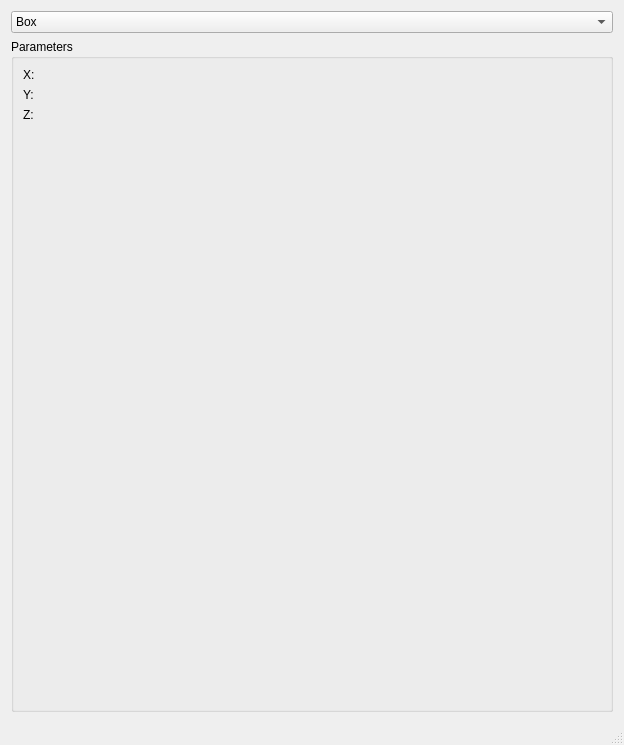
<?xml version='1.0' encoding='UTF-8'?>
<ui version="4.0">
 <class>MainWindow</class>
 <widget class="QMainWindow" name="MainWindow">
  <property name="geometry">
   <rect>
    <x>0</x>
    <y>0</y>
    <width>624</width>
    <height>489</height>
   </rect>
  </property>
  <property name="sizePolicy">
   <sizepolicy hsizetype="Expanding" vsizetype="Preferred">
    <horstretch>0</horstretch>
    <verstretch>0</verstretch>
   </sizepolicy>
  </property>
  <property name="windowIcon">
   <iconset>
    <normaloff>:/icons/PartDesignWorkbench.svg</normaloff>:/icons/PartDesignWorkbench.svg</iconset>
  </property>
  <property name="windowTitle">
   <string>MainWindow</string>
  </property>
  <property name="sizeGripEnabled" stdset="0">
   <bool>true</bool>
  </property>
  <widget class="QWidget" name="centralwidget">
   <property name="sizePolicy">
    <sizepolicy hsizetype="Expanding" vsizetype="Expanding">
     <horstretch>0</horstretch>
     <verstretch>0</verstretch>
    </sizepolicy>
   </property>
   <layout class="QGridLayout" name="gridLayout">
   <item row="1" column="0">
    <widget class="QGroupBox" name="groupBox_2">
     <property name="styleSheet">
      <string notr="true">border-color: rgb(182, 182, 182);</string>
     </property>
     <property name="title">
      <string>Parameters</string>
     </property>
     <layout class="QGridLayout">
      <property name="leftMargin">
       <number>0</number>
      </property>
      <property name="topMargin">
       <number>0</number>
      </property>
      <property name="rightMargin">
       <number>0</number>
      </property>
      <property name="bottomMargin">
       <number>0</number>
      </property>
      <property name="spacing">
       <number>0</number>
      </property>
      <item row="1" column="0">
       <widget class="QStackedWidget" name="widgetStack2">
        <property name="styleSheet">
         <string notr="true">border-color: rgb(182, 182, 182);</string>
        </property>
        <property name="currentIndex">
         <number>0</number>
        </property>
        <widget class="QWidget" name="Page1_box">
         <layout class="QGridLayout">
          <property name="leftMargin">
           <number>9</number>
          </property>
          <property name="topMargin">
           <number>9</number>
          </property>
          <property name="rightMargin">
           <number>9</number>
          </property>
          <property name="bottomMargin">
           <number>9</number>
          </property>
          <property name="spacing">
           <number>6</number>
          </property>
          <item row="0" column="0">
           <layout class="QGridLayout">
            <property name="leftMargin">
             <number>0</number>
            </property>
            <property name="topMargin">
             <number>0</number>
            </property>
            <property name="rightMargin">
             <number>0</number>
            </property>
            <property name="bottomMargin">
             <number>0</number>
            </property>
            <property name="spacing">
             <number>6</number>
            </property>
            <item row="0" column="0">
             <widget class="QLabel" name="textLabel4">
              <property name="text">
               <string>X:</string>
              </property>
             </widget>
            </item>
            <item row="0" column="2">
             <widget class="Gui::QuantitySpinBox" name="boxHeight" native="true">
              <property name="keyboardTracking" stdset="0">
               <bool>false</bool>
              </property>
              <property name="unit" stdset="0">
               <string notr="true">mm</string>
              </property>
              <property name="value" stdset="0">
               <double>10.000000000000000</double>
              </property>
             </widget>
            </item>
            <item row="1" column="0">
             <widget class="QLabel" name="textLabel3">
              <property name="text">
               <string>Y:</string>
              </property>
             </widget>
            </item>
            <item row="1" column="2">
             <widget class="Gui::QuantitySpinBox" name="boxWidth" native="true">
              <property name="keyboardTracking" stdset="0">
               <bool>false</bool>
              </property>
              <property name="unit" stdset="0">
               <string notr="true">mm</string>
              </property>
              <property name="value" stdset="0">
               <double>10.000000000000000</double>
              </property>
             </widget>
            </item>
            <item row="2" column="0">
             <widget class="QLabel" name="textLabel2">
              <property name="text">
               <string>Z:</string>
              </property>
             </widget>
            </item>
            <item row="2" column="2">
             <widget class="Gui::QuantitySpinBox" name="boxLength" native="true">
              <property name="keyboardTracking" stdset="0">
               <bool>false</bool>
              </property>
              <property name="unit" stdset="0">
               <string notr="true">mm</string>
              </property>
              <property name="value" stdset="0">
               <double>10.000000000000000</double>
              </property>
             </widget>
            </item>
           </layout>
          </item>
          <item row="1" column="0">
           <spacer>
            <property name="orientation">
             <enum>Qt::Vertical</enum>
            </property>
            <property name="sizeType">
             <enum>QSizePolicy::Expanding</enum>
            </property>
            <property name="sizeHint" stdset="0">
             <size>
              <width>20</width>
              <height>51</height>
             </size>
            </property>
           </spacer>
          </item>
         </layout>
        </widget>
        <widget class="QWidget" name="Page2_cylinder">
         <layout class="QGridLayout">
          <property name="leftMargin">
           <number>9</number>
          </property>
          <property name="topMargin">
           <number>9</number>
          </property>
          <property name="rightMargin">
           <number>9</number>
          </property>
          <property name="bottomMargin">
           <number>9</number>
          </property>
          <property name="spacing">
           <number>6</number>
          </property>
          <item row="0" column="0">
           <layout class="QGridLayout">
            <property name="leftMargin">
             <number>0</number>
            </property>
            <property name="topMargin">
             <number>0</number>
            </property>
            <property name="rightMargin">
             <number>0</number>
            </property>
            <property name="bottomMargin">
             <number>0</number>
            </property>
            <property name="spacing">
             <number>6</number>
            </property>
            <item row="1" column="0">
             <widget class="QLabel" name="textLabel6">
              <property name="text">
               <string>Height (along Z-axis):</string>
              </property>
             </widget>
            </item>
            <item row="0" column="0">
             <widget class="QLabel" name="textLabel5">
              <property name="text">
               <string>Radius (along XY-Plane):</string>
              </property>
             </widget>
            </item>
            <item row="1" column="1">
             <widget class="Gui::QuantitySpinBox" name="cylinderHeight" native="true">
              <property name="keyboardTracking" stdset="0">
               <bool>false</bool>
              </property>
              <property name="unit" stdset="0">
               <string notr="true">mm</string>
              </property>
              <property name="value" stdset="0">
               <double>10.000000000000000</double>
              </property>
             </widget>
            </item>
            <item row="0" column="1">
             <widget class="Gui::QuantitySpinBox" name="cylinderRadius" native="true">
              <property name="keyboardTracking" stdset="0">
               <bool>false</bool>
              </property>
              <property name="unit" stdset="0">
               <string notr="true">mm</string>
              </property>
              <property name="value" stdset="0">
               <double>2.000000000000000</double>
              </property>
             </widget>
            </item>
           </layout>
          </item>
          <item row="1" column="0">
           <spacer>
            <property name="orientation">
             <enum>Qt::Vertical</enum>
            </property>
            <property name="sizeType">
             <enum>QSizePolicy::Expanding</enum>
            </property>
            <property name="sizeHint" stdset="0">
             <size>
              <width>31</width>
              <height>81</height>
             </size>
            </property>
           </spacer>
          </item>
         </layout>
        </widget>
        <widget class="QWidget" name="page">
         <layout class="QGridLayout" name="gridLayout_2">
          <item row="0" column="0">
           <layout class="QHBoxLayout" name="horizontalLayout">
            <item>
             <widget class="QPushButton" name="selectObjectButton">
              <property name="enabled">
               <bool>true</bool>
              </property>
              <property name="text">
               <string>Select Object</string>
              </property>
             </widget>
            </item>
            <item>
             <widget class="QPushButton" name="deselectObjectButton">
              <property name="enabled">
               <bool>true</bool>
              </property>
              <property name="text">
               <string>Deselect Object</string>
              </property>
             </widget>
            </item>
           </layout>
          </item>
          <item row="1" column="0">
           <widget class="QTextEdit" name="selectedObject">
            <property name="enabled">
             <bool>true</bool>
            </property>
            <property name="readOnly">
             <bool>true</bool>
            </property>
           </widget>
          </item>
         </layout>
        </widget>
        <widget class="QWidget" name="page_2">
         <layout class="QGridLayout" name="gridLayout_3">
          <item row="0" column="0">
           <layout class="QHBoxLayout" name="horizontalLayout_2">
            <item>
             <widget class="QLineEdit" name="cadName">
              <property name="enabled">
               <bool>true</bool>
              </property>
              <property name="readOnly">
               <bool>true</bool>
              </property>
             </widget>
            </item>
            <item>
             <widget class="QToolButton" name="readFileButton">
              <property name="enabled">
               <bool>true</bool>
              </property>
              <property name="text">
               <string notr="true">...</string>
              </property>
             </widget>
            </item>
           </layout>
          </item>
          <item row="1" column="0">
           <widget class="QTextEdit" name="cadFile">
            <property name="enabled">
             <bool>true</bool>
            </property>
           </widget>
          </item>
         </layout>
        </widget>
        <widget class="QWidget" name="page_sweep3dp">
         <layout class="QVBoxLayout" name="verticalLayout_sweep3dp">
          <item>
           <widget class="QGroupBox" name="groupBox_profile">
            <property name="title">
             <string>Profile Sketch (XZ or YZ plane)</string>
            </property>
            <layout class="QVBoxLayout" name="verticalLayout_profile">
             <item>
              <widget class="QComboBox" name="sweep3dpProfileType">
<item>
                <property name="text">
                 <string>Rectangular Profile (Layer Width/Height)</string>
                </property>
               </item>
               <item>
                <property name="text">
                 <string>Upload CAD File (Closed Loop)</string>
                </property>
               </item>
              </widget>
             </item>
             <item>
              <widget class="QStackedWidget" name="profileStack">
               <property name="currentIndex">
                <number>0</number>
               </property>
               <widget class="QWidget" name="page_rect_profile">
                <layout class="QGridLayout" name="gridLayout_rect_profile">
                 <item row="0" column="0">
                  <widget class="QLabel" name="label_layerWidth">
                   <property name="text">
                    <string>Layer Width:</string>
                   </property>
                  </widget>
                 </item>
                 <item row="0" column="1">
                  <widget class="Gui::QuantitySpinBox" name="sweep3dpLayerWidth" native="true">
<property name="keyboardTracking" stdset="0">
                    <bool>false</bool>
                   </property>
                   <property name="unit" stdset="0">
                    <string notr="true">mm</string>
                   </property>
                   <property name="value" stdset="0">
                    <double>0.400000000000000</double>
                   </property>
                  </widget>
                 </item>
                 <item row="1" column="0">
                  <widget class="QLabel" name="label_layerHeight">
                   <property name="text">
                    <string>Layer Height:</string>
                   </property>
                  </widget>
                 </item>
                 <item row="1" column="1">
                  <widget class="Gui::QuantitySpinBox" name="sweep3dpLayerHeight" native="true">
<property name="keyboardTracking" stdset="0">
                    <bool>false</bool>
                   </property>
                   <property name="unit" stdset="0">
                    <string notr="true">mm</string>
                   </property>
                   <property name="value" stdset="0">
                    <double>0.200000000000000</double>
                   </property>
                  </widget>
                 </item>
                </layout>
               </widget>
               <widget class="QWidget" name="page_cad_profile">
                <layout class="QVBoxLayout" name="verticalLayout_cad_profile">
                 <item>
                  <layout class="QHBoxLayout" name="horizontalLayout_profile">
                   <item>
                    <widget class="QLineEdit" name="sweep3dpProfileFileName">
<property name="enabled">
                      <bool>true</bool>
                     </property>
                     <property name="readOnly">
                      <bool>true</bool>
                     </property>
                    </widget>
                   </item>
                   <item>
                    <widget class="QToolButton" name="readProfileFileButton">
                     <property name="enabled">
                      <bool>true</bool>
                     </property>
                     <property name="text">
                      <string notr="true">...</string>
                     </property>
                    </widget>
                   </item>
                  </layout>
                 </item>
                 <item>
                  <widget class="QTextEdit" name="sweep3dpProfileFile">
<property name="enabled">
                    <bool>true</bool>
                   </property>
                  </widget>
                 </item>
                </layout>
               </widget>
              </widget>
             </item>
            </layout>
           </widget>
          </item>
          <item>
           <widget class="QGroupBox" name="groupBox_path">
            <property name="title">
             <string>Path Sketch (XY plane)</string>
            </property>
            <layout class="QVBoxLayout" name="verticalLayout_path">
             <item>
              <widget class="QComboBox" name="sweep3dpPathType">
<item>
                <property name="text">
                 <string>Straight Line Path</string>
                </property>
               </item>
              <item>
               <property name="text">
                <string>Square Path</string>
               </property>
              </item>
              <item>
               <property name="text">
                <string>FreeCAD Sketch</string>
               </property>
              </item>
              <item>
               <property name="text">
                <string>Raster Slabs</string>
               </property>
              </item>
             </widget>
             </item>
             <item>
              <widget class="QStackedWidget" name="pathStack">
               <property name="currentIndex">
                <number>0</number>
               </property>
               <widget class="QWidget" name="page_line_path">
                <layout class="QGridLayout" name="gridLayout_line_path">
                 <item row="0" column="0">
                  <widget class="QLabel" name="label_pathDistance">
                   <property name="text">
                    <string>Path Distance:</string>
                   </property>
                  </widget>
                 </item>
                 <item row="0" column="1">
                  <widget class="Gui::QuantitySpinBox" name="sweep3dpPathDistance" native="true">
<property name="keyboardTracking" stdset="0">
                    <bool>false</bool>
                   </property>
                   <property name="unit" stdset="0">
                    <string notr="true">mm</string>
                   </property>
                   <property name="value" stdset="0">
                    <double>100.000000000000000</double>
                   </property>
                  </widget>
                 </item>
                <item row="1" column="0">
                 <widget class="QLabel" name="label_numLayersLine">
                  <property name="text">
                   <string>Number of Layers:</string>
                  </property>
                 </widget>
                </item>
                <item row="1" column="1">
                 <widget class="QSpinBox" name="sweep3dpNumLayers">
<property name="minimum">
                   <number>1</number>
                  </property>
                  <property name="value">
                   <number>1</number>
                  </property>
                 </widget>
                </item>
               </layout>
              </widget>
              <widget class="QWidget" name="page_square_path">
               <layout class="QGridLayout" name="gridLayout_square_path">
                <item row="0" column="0">
                 <widget class="QLabel" name="label_pathSide">
                  <property name="text">
                   <string>Square Side:</string>
                  </property>
                 </widget>
                </item>
                <item row="0" column="1">
                 <widget class="Gui::QuantitySpinBox" name="sweep3dpPathSide" native="true">
<property name="keyboardTracking" stdset="0">
                   <bool>false</bool>
                  </property>
                  <property name="unit" stdset="0">
                   <string notr="true">mm</string>
                  </property>
                  <property name="value" stdset="0">
                   <double>50.000000000000000</double>
                  </property>
                 </widget>
                </item>
                <item row="1" column="0">
                 <widget class="QLabel" name="label_numLayersSquare">
                  <property name="text">
                   <string>Number of Layers:</string>
                  </property>
                 </widget>
                </item>
                <item row="1" column="1">
                 <widget class="QSpinBox" name="sweep3dpNumLayersSquare">
<property name="minimum">
                   <number>1</number>
                  </property>
                  <property name="value">
                   <number>1</number>
                  </property>
                 </widget>
                </item>
               </layout>
              </widget>
              <widget class="QWidget" name="page_sketch_path">
               <layout class="QVBoxLayout" name="verticalLayout_sketch_path">
                <item>
                 <layout class="QHBoxLayout" name="horizontalLayout_sketch_path">
                  <item>
                   <widget class="QLabel" name="label_sketchPath">
                    <property name="text">
                     <string>Select Sketch:</string>
                    </property>
                   </widget>
                  </item>
                  <item>
                   <widget class="QComboBox" name="sweep3dpPathSketch">
<property name="enabled">
                     <bool>true</bool>
                    </property>
                   </widget>
                  </item>
                 </layout>
                </item>
                <item>
                 <layout class="QHBoxLayout" name="horizontalLayout_sketch_buttons">
                  <item>
                   <widget class="QPushButton" name="createSketchButton">
                    <property name="enabled">
                     <bool>true</bool>
                    </property>
                    <property name="text">
                     <string>Create New Sketch</string>
                    </property>
                   </widget>
                  </item>
                  <item>
                   <widget class="QPushButton" name="selectSketchButton">
                    <property name="enabled">
                     <bool>true</bool>
                    </property>
                    <property name="text">
                     <string>Select from Document</string>
                    </property>
                   </widget>
                  </item>
                 </layout>
                </item>
                <item>
                 <widget class="QLineEdit" name="sweep3dpPathSketchName">
<property name="enabled">
                   <bool>true</bool>
                  </property>
                  <property name="readOnly">
                   <bool>true</bool>
                  </property>
                  <property name="placeholderText">
                   <string>No sketch selected</string>
                  </property>
                 </widget>
                </item>
                <item>
                 <layout class="QGridLayout" name="gridLayout_sketch_path_layers">
                  <item row="0" column="0">
                   <widget class="QLabel" name="label_numLayersSketch">
                    <property name="text">
                     <string>Number of Layers:</string>
                    </property>
                   </widget>
                  </item>
                  <item row="0" column="1">
                   <widget class="QSpinBox" name="sweep3dpNumLayersSketch">
<property name="minimum">
                     <number>1</number>
                    </property>
                    <property name="value">
                     <number>1</number>
                    </property>
                   </widget>
                  </item>
                 </layout>
                </item>
               </layout>
              </widget>
              <widget class="QWidget" name="page_raster_slabs_path">
               <layout class="QGridLayout" name="gridLayout_raster_slabs_path">
                <item row="0" column="0">
                 <widget class="QLabel" name="label_rasterLoops">
                  <property name="text">
                   <string>Number of Raster Loops:</string>
                  </property>
                 </widget>
                </item>
                <item row="0" column="1">
                 <widget class="QSpinBox" name="sweep3dpRasterLoops">
<property name="minimum">
                   <number>1</number>
                  </property>
                  <property name="maximum">
                   <number>1000</number>
                  </property>
                  <property name="value">
                   <number>1</number>
                  </property>
                 </widget>
                </item>
                <item row="1" column="0">
                 <widget class="QLabel" name="label_rasterSpacing">
                  <property name="text">
                   <string>Spacing Between Paths:</string>
                  </property>
                 </widget>
                </item>
                <item row="1" column="1">
                 <widget class="Gui::QuantitySpinBox" name="sweep3dpRasterSpacing" native="true">
<property name="keyboardTracking" stdset="0">
                   <bool>false</bool>
                  </property>
                  <property name="unit" stdset="0">
                   <string notr="true">mm</string>
                  </property>
                  <property name="value" stdset="0">
                   <double>5.000000000000000</double>
                  </property>
                 </widget>
                </item>
                <item row="2" column="0">
                 <widget class="QLabel" name="label_rasterCornerFillet">
                  <property name="text">
                   <string>Corner Fillet:</string>
                  </property>
                 </widget>
                </item>
                <item row="2" column="1">
                 <widget class="Gui::QuantitySpinBox" name="sweep3dpRasterCornerFillet" native="true">
<property name="keyboardTracking" stdset="0">
                   <bool>false</bool>
                  </property>
                  <property name="unit" stdset="0">
                   <string notr="true">mm</string>
                  </property>
                  <property name="value" stdset="0">
                   <double>0.000000000000000</double>
                  </property>
                 </widget>
                </item>
                <item row="3" column="0">
                 <widget class="QLabel" name="label_rasterPathLength">
                  <property name="text">
                   <string>Raster Path Length:</string>
                  </property>
                 </widget>
                </item>
                <item row="3" column="1">
                 <widget class="Gui::QuantitySpinBox" name="sweep3dpRasterPathLength" native="true">
<property name="keyboardTracking" stdset="0">
                   <bool>false</bool>
                  </property>
                  <property name="unit" stdset="0">
                   <string notr="true">mm</string>
                  </property>
                  <property name="value" stdset="0">
                   <double>100.000000000000000</double>
                  </property>
                 </widget>
                </item>
                <item row="4" column="0">
                 <widget class="QLabel" name="label_numSlicesRaster">
                  <property name="text">
                   <string>Number of Slices:</string>
                  </property>
                 </widget>
                </item>
                <item row="4" column="1">
                 <widget class="QSpinBox" name="sweep3dpNumSlicesRaster">
<property name="minimum">
                   <number>1</number>
                  </property>
                  <property name="maximum">
                   <number>8</number>
                  </property>
                  <property name="value">
                   <number>2</number>
                  </property>
                 </widget>
                </item>
                <item row="5" column="0">
                 <widget class="QLabel" name="sweep3dpSliceDirLabel1">
                  <property name="text">
                   <string>Slice 1 (in deg)</string>
                  </property>
                 </widget>
                </item>
                <item row="5" column="1">
                 <widget class="QDoubleSpinBox" name="sweep3dpSliceDir1">
<property name="minimum">
                   <double>-360.000000000000000</double>
                  </property>
                  <property name="maximum">
                   <double>360.000000000000000</double>
                  </property>
                  <property name="value">
                   <double>0.000000000000000</double>
                  </property>
                 </widget>
                </item>
                <item row="6" column="0">
                 <widget class="QLabel" name="sweep3dpSliceDirLabel2">
                  <property name="text">
                   <string>Slice 2 (in deg)</string>
                  </property>
                 </widget>
                </item>
                <item row="6" column="1">
                 <widget class="QDoubleSpinBox" name="sweep3dpSliceDir2">
<property name="minimum">
                   <double>-360.000000000000000</double>
                  </property>
                  <property name="maximum">
                   <double>360.000000000000000</double>
                  </property>
                  <property name="value">
                   <double>90.000000000000000</double>
                  </property>
                 </widget>
                </item>
                <item row="7" column="0">
                 <widget class="QLabel" name="sweep3dpSliceDirLabel3">
                  <property name="text">
                   <string>Slice 3 (in deg)</string>
                  </property>
                 </widget>
                </item>
                <item row="7" column="1">
                 <widget class="QDoubleSpinBox" name="sweep3dpSliceDir3">
<property name="minimum">
                   <double>-360.000000000000000</double>
                  </property>
                  <property name="maximum">
                   <double>360.000000000000000</double>
                  </property>
                  <property name="value">
                   <double>0.000000000000000</double>
                  </property>
                 </widget>
                </item>
                <item row="8" column="0">
                 <widget class="QLabel" name="sweep3dpSliceDirLabel4">
                  <property name="text">
                   <string>Slice 4 (in deg)</string>
                  </property>
                 </widget>
                </item>
                <item row="8" column="1">
                 <widget class="QDoubleSpinBox" name="sweep3dpSliceDir4">
<property name="minimum">
                   <double>-360.000000000000000</double>
                  </property>
                  <property name="maximum">
                   <double>360.000000000000000</double>
                  </property>
                  <property name="value">
                   <double>90.000000000000000</double>
                  </property>
                 </widget>
                </item>
                <item row="9" column="0">
                 <widget class="QLabel" name="sweep3dpSliceDirLabel5">
                  <property name="text">
                   <string>Slice 5 (in deg)</string>
                  </property>
                 </widget>
                </item>
                <item row="9" column="1">
                 <widget class="QDoubleSpinBox" name="sweep3dpSliceDir5">
<property name="minimum">
                   <double>-360.000000000000000</double>
                  </property>
                  <property name="maximum">
                   <double>360.000000000000000</double>
                  </property>
                  <property name="value">
                   <double>0.000000000000000</double>
                  </property>
                 </widget>
                </item>
                <item row="10" column="0">
                 <widget class="QLabel" name="sweep3dpSliceDirLabel6">
                  <property name="text">
                   <string>Slice 6 (in deg)</string>
                  </property>
                 </widget>
                </item>
                <item row="10" column="1">
                 <widget class="QDoubleSpinBox" name="sweep3dpSliceDir6">
<property name="minimum">
                   <double>-360.000000000000000</double>
                  </property>
                  <property name="maximum">
                   <double>360.000000000000000</double>
                  </property>
                  <property name="value">
                   <double>90.000000000000000</double>
                  </property>
                 </widget>
                </item>
                <item row="11" column="0">
                 <widget class="QLabel" name="sweep3dpSliceDirLabel7">
                  <property name="text">
                   <string>Slice 7 (in deg)</string>
                  </property>
                 </widget>
                </item>
                <item row="11" column="1">
                 <widget class="QDoubleSpinBox" name="sweep3dpSliceDir7">
<property name="minimum">
                   <double>-360.000000000000000</double>
                  </property>
                  <property name="maximum">
                   <double>360.000000000000000</double>
                  </property>
                  <property name="value">
                   <double>0.000000000000000</double>
                  </property>
                 </widget>
                </item>
                <item row="12" column="0">
                 <widget class="QLabel" name="sweep3dpSliceDirLabel8">
                  <property name="text">
                   <string>Slice 8 (in deg)</string>
                  </property>
                 </widget>
                </item>
                <item row="12" column="1">
                 <widget class="QDoubleSpinBox" name="sweep3dpSliceDir8">
<property name="minimum">
                   <double>-360.000000000000000</double>
                  </property>
                  <property name="maximum">
                   <double>360.000000000000000</double>
                  </property>
                  <property name="value">
                   <double>90.000000000000000</double>
                  </property>
                 </widget>
                </item>
               </layout>
              </widget>
              </widget>
             </item>
            </layout>
           </widget>
          </item>
          <item>
           <spacer name="spacer_sweep3dp">
            <property name="orientation">
             <enum>Qt::Vertical</enum>
            </property>
            <property name="sizeType">
             <enum>QSizePolicy::Expanding</enum>
            </property>
            <property name="sizeHint" stdset="0">
             <size>
              <width>20</width>
              <height>40</height>
             </size>
            </property>
           </spacer>
          </item>
         </layout>
        </widget>
       </widget>
      </item>
     </layout>
    </widget>
   </item>
   <item row="0" column="0">
    <widget class="QComboBox" name="geometryType">
     <property name="enabled">
      <bool>true</bool>
     </property>
     <property name="sizePolicy">
      <sizepolicy hsizetype="Minimum" vsizetype="Preferred">
       <horstretch>0</horstretch>
       <verstretch>0</verstretch>
      </sizepolicy>
     </property>
     <property name="maxVisibleItems">
      <number>16</number>
     </property>
     <item>
      <property name="text">
       <string notr="true">Box</string>
      </property>
      <property name="icon">
       <iconset>
        <normaloff>:/icons/parametric/Part_Box_Parametric.svg</normaloff>:/icons/parametric/Part_Box_Parametric.svg</iconset>
      </property>
     </item>
     <item>
      <property name="text">
       <string notr="true">Cylinder</string>
      </property>
      <property name="icon">
       <iconset>
        <normaloff>:/icons/parametric/Part_Cylinder_Parametric.svg</normaloff>:/icons/parametric/Part_Cylinder_Parametric.svg</iconset>
      </property>
     </item>
     <item>
      <property name="text">
       <string>Custom</string>
      </property>
      <property name="icon">
       <iconset>
        <normaloff>:/icons/create/Part_Primitives.svg</normaloff>:/icons/create/Part_Primitives.svg</iconset>
      </property>
     </item>
    <item>
     <property name="text">
      <string>Import CAD or Mesh</string>
     </property>
     <property name="icon">
      <iconset>
       <normaloff>:/icons/Part_FeatureImport.svg</normaloff>:/icons/Part_FeatureImport.svg</iconset>
     </property>
    </item>
    <item>
     <property name="text">
      <string>Sweep-3DP</string>
     </property>
     <property name="icon">
      <iconset>
       <normaloff>:/icons/PartDesign_AdditivePipe.svg</normaloff>:/icons/PartDesign_AdditivePipe.svg</iconset>
     </property>
    </item>
   </widget>
  </item>
 </layout>
  </widget>
  <widget class="QMenuBar" name="menubar">
   <property name="geometry">
    <rect>
     <x>0</x>
     <y>0</y>
     <width>624</width>
     <height>21</height>
    </rect>
   </property>
  </widget>
  <widget class="QStatusBar" name="statusbar"/>
 </widget>
 <layoutdefault spacing="6" margin="11" />
 <customwidgets>
  <customwidget>
   <class>Gui::QuantitySpinBox</class>
   <extends>QWidget</extends>
   <header>Gui/QuantitySpinBox.h</header>
  </customwidget>
 </customwidgets>
 <tabstops>
  <tabstop>geometryType</tabstop>
  <tabstop>boxHeight</tabstop>
  <tabstop>boxWidth</tabstop>
  <tabstop>boxLength</tabstop>
  <tabstop>cylinderRadius</tabstop>
  <tabstop>cylinderHeight</tabstop>
  </tabstops>
 <resources />
 <connections>
  <connection>
   <sender>geometryType</sender>
   <signal>activated(int)</signal>
   <receiver>widgetStack2</receiver>
   <slot>setCurrentIndex(int)</slot>
   <hints>
    <hint type="sourcelabel">
     <x>85</x>
     <y>50</y>
    </hint>
    <hint type="destinationlabel">
     <x>230</x>
     <y>116</y>
    </hint>
   </hints>
  </connection>
  <connection>
   <sender>sweep3dpProfileType</sender>
   <signal>activated(int)</signal>
   <receiver>profileStack</receiver>
   <slot>setCurrentIndex(int)</slot>
  </connection>
  <connection>
   <sender>sweep3dpPathType</sender>
   <signal>activated(int)</signal>
   <receiver>pathStack</receiver>
   <slot>setCurrentIndex(int)</slot>
  </connection>
 </connections>
</ui>
